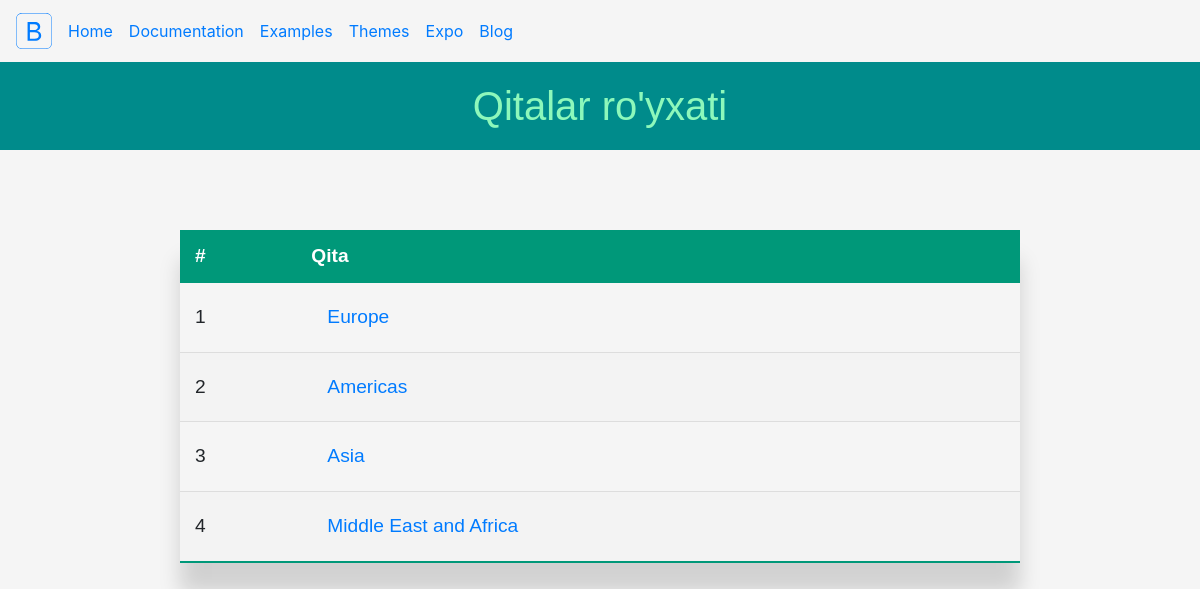
Page /region/ on the committed database.
### orm_app/models.py (models this page shows)
class Regions(models.Model):
    region_id = models.AutoField(primary_key=True)
    region_name = models.TextField()
    class Meta:
        managed = False
        db_table = 'regions'

### orm_app/views.py (the view)
# urls.py: path('region/', get_region, name='region'),
def get_region(request):
    queryset = Regions.objects.all()
    return render(request, 'region.html', {'reg': queryset})

### templates/region.html (shortened to what this page needs)
<!DOCTYPE html>
<html>
{% load static %}
<head>
    <link rel="stylesheet" href="{% static 'css/style.css' %}">
    <link rel="stylesheet" href="{% static 'css/bootstrap.min.css' %}">
</head>
<body style="background-color:whitesmoke">
<header class="navbar navbar-expand  flex-column flex-md-row bd-navbar">
    <a class="navbar-brand mr-0 mr-md-2" href="#" aria-label="Bootstrap">
    </a>
    <div class="navbar-nav-scroll">
        <ul class="navbar-nav bd-navbar-nav flex-row">
            <li class="nav-item">
                <a class="nav-link active" href="/"
                   onclick="ga('send', 'event', 'Navbar', 'Community links', 'Bootstrap');">Home</a>
            </li>
            <li class="nav-item">
                <a class="nav-link " href="#"
                   onclick="ga('send', 'event', 'Navbar', 'Community links', 'Docs');">Documentation</a>
            </li>
            <li class="nav-item">
                <a class="nav-link " href="#"
                   onclick="ga('send', 'event', 'Navbar', 'Community links', 'Examples');">Examples</a>
            </li>
            <li class="nav-item">
                <a class="nav-link" href="#"
                   onclick="ga('send', 'event', 'Navbar', 'Community links', 'Themes');">Themes</a>
            </li>
            <li class="nav-item">
                <a class="nav-link" href="#"
                   onclick="ga('send', 'event', 'Navbar', 'Community links', 'Expo');">Expo</a>
            </li>
            <li class="nav-item">
                <a class="nav-link" href="#"
                   onclick="ga('send', 'event', 'Navbar', 'Community links', 'Blog');">Blog</a>
            </li>
        </ul>
    </div>
</header>
<h1 style="background-color:darkcyan;text-align:center;margin:auto;color:#8df8bb;font-family: sans-serif;padding:20px">Qitalar ro'yxati</h1>
<table class="styled-table">
    <thead>
        <tr>
            <th>#</th>
            <th>Qita</th>
        </tr>
    </thead>
    <tbody>
        {% for r in reg %}
        <tr>
            <td>{{ forloop.counter }}</td>
            <td><a class="nav-link" href="{% url 'country' region_id=r.region_id %}" >{{r.region_name}}</a></td>
        </tr>
        {% endfor %}
    </tbody>
</table>
</body>
</html>

### static/css/style.css (style rules this page uses)
.styled-table { border-collapse: collapse; margin: 80px auto; font-size: 1.2em; font-family: sans-serif; min-width: 70%; box-shadow: 0 30px 20px rgba(0, 0, 0, 0.15); }
.styled-table thead tr { background-color: #009879; color: #ffffff; text-align: left; }
.styled-table th, .styled-table td { padding: 12px 15px; }
.styled-table tbody tr { border-bottom: 1px solid #dddddd; }
.styled-table tbody tr:nth-of-type(even) { background-color: #f3f3f3; }
.styled-table tbody tr:last-of-type { border-bottom: 2px solid #009879; }

### rows in the picture
Regions: region_name "Europe"
Regions: region_name "Americas"
Regions: region_name "Asia"
Regions: region_name "Middle East and Africa"
